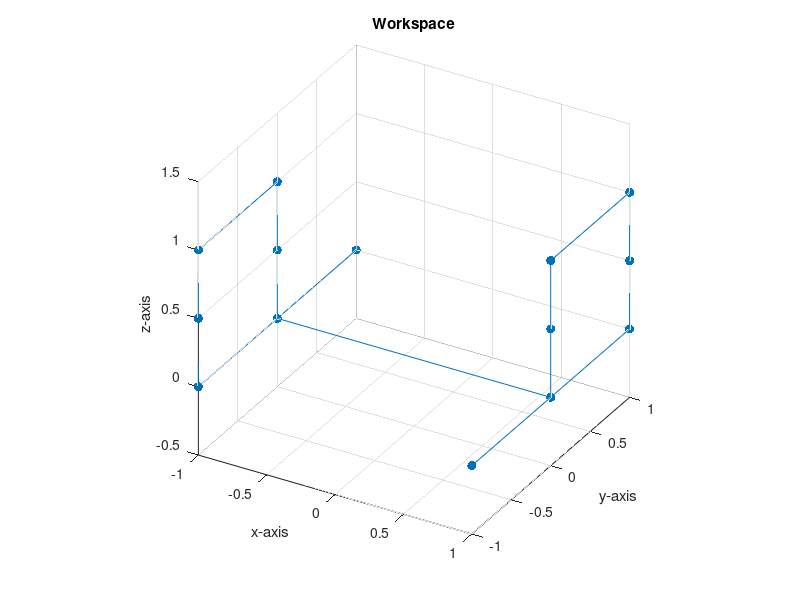

Reproduce this figure in MATLAB.
%% ME 557: Project, Define Letter H Points.

%Clear Everything
clear
close all
clc

%% Define the Letter Points.
%Define the points componentwise.
xs = [-1 -1 -1 -1 -1 -1 -1 1 1 1 1 1 1 1];
ys = [1 -1 -1 -1 0 0 0 0 0 0 1 1 1 -1];
zs = [0 0 0.5 1 1 0.5 0 0 0.5 1 1 0.5 0 0];

%Store the points in a matrix.
Lpts = [xs; ys; zs];


%% Plot the Letter Points.

%Plot the Letter Points.
figure, hold on, grid on
plot3(Lpts(1, :), Lpts(2, :), Lpts(3, :), '.-', 'Markersize', 20)
title('Workspace')
xlabel('x-axis'), ylabel('y-axis'), zlabel('z-axis')
view(30, 30), rotate3d on,
axis equal

%% Write out the Data Points.

%Write out the letter data points.
dlmwrite('C:\Users\USER\Documents\Coursework\MSME\Year1\Winter2018\ME557_IntroToRobotics\Project\LetterPoints\LetterPts_H.txt', Lpts)
